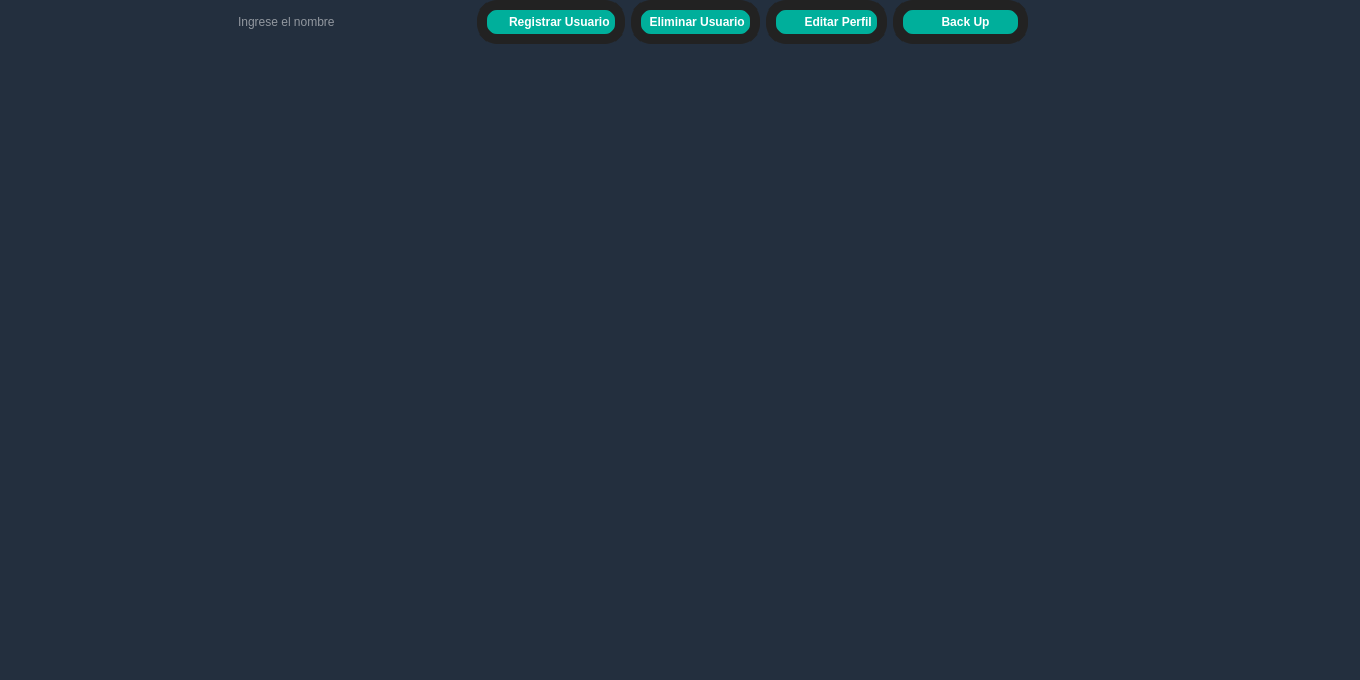
<?xml version="1.0" encoding="UTF-8"?>
<ui version="4.0">
 <class>Form</class>
 <widget class="QWidget" name="Form">
  <property name="geometry">
   <rect>
    <x>0</x>
    <y>0</y>
    <width>1360</width>
    <height>680</height>
   </rect>
  </property>
  <property name="minimumSize">
   <size>
    <width>1360</width>
    <height>680</height>
   </size>
  </property>
  <property name="windowTitle">
   <string>Form</string>
  </property>
  <property name="styleSheet">
   <string notr="true">/*-----QWidget-----*/
QWidget
{
	border: 0;
	background-color: #232F3E;
	color: #fff;
	selection-background-color: #fff;
	selection-color: #000;
}</string>
  </property>
  <layout class="QGridLayout" name="gridLayout_2">
   <property name="leftMargin">
    <number>0</number>
   </property>
   <property name="topMargin">
    <number>0</number>
   </property>
   <property name="rightMargin">
    <number>0</number>
   </property>
   <property name="bottomMargin">
    <number>0</number>
   </property>
   <item row="0" column="0">
    <widget class="QFrame" name="Menuprincipal">
     <property name="sizePolicy">
      <sizepolicy hsizetype="Preferred" vsizetype="Preferred">
       <horstretch>0</horstretch>
       <verstretch>0</verstretch>
      </sizepolicy>
     </property>
     <property name="minimumSize">
      <size>
       <width>300</width>
       <height>0</height>
      </size>
     </property>
     <property name="styleSheet">
      <string notr="true">/*-QPushButton-*/
QPushButton{
	background-color: #00af9b;
	color: #fff;
	min-width: 80px;
	border: 10px solid #222;
	border-radius: 20px;
	padding: 5px;
}

QPushButton::flat{
	background-color: transparent;
	border: none;
	color: #000;
}

QPushButton::disabled{
	background-color: #222;
	color: #959595;
	border-color: #000;
}

QPushButton::hover{
	background-color:#006a9b;
	border-color: #46a2da;
	border-style: ridge;
}

QPushButton::pressed{
	background-color:  #2385b4;
	border: 1px solid #46a2da;
}

QPushButton::checked{
	background-color:#006a9b; 
	border-color: #46a2da;
	border-style: ridge;
}

QPushButton#salir{
	background-color: transparent;
	color: transparent;
	border: none;
}</string>
     </property>
     <property name="frameShape">
      <enum>QFrame::StyledPanel</enum>
     </property>
     <property name="frameShadow">
      <enum>QFrame::Raised</enum>
     </property>
     <layout class="QHBoxLayout" name="horizontalLayout_3">
      <property name="spacing">
       <number>6</number>
      </property>
      <property name="leftMargin">
       <number>0</number>
      </property>
      <property name="topMargin">
       <number>0</number>
      </property>
      <property name="rightMargin">
       <number>0</number>
      </property>
      <property name="bottomMargin">
       <number>0</number>
      </property>
      <item>
       <spacer name="horizontalSpacer">
        <property name="orientation">
         <enum>Qt::Horizontal</enum>
        </property>
        <property name="sizeHint" stdset="0">
         <size>
          <width>20</width>
          <height>20</height>
         </size>
        </property>
       </spacer>
      </item>
      <item>
       <widget class="QLineEdit" name="lineEdit">
        <property name="sizePolicy">
         <sizepolicy hsizetype="Expanding" vsizetype="Fixed">
          <horstretch>0</horstretch>
          <verstretch>0</verstretch>
         </sizepolicy>
        </property>
        <property name="placeholderText">
         <string>Ingrese el nombre</string>
        </property>
        <property name="clearButtonEnabled">
         <bool>true</bool>
        </property>
       </widget>
      </item>
      <item>
       <widget class="QPushButton" name="Registrar_btn">
        <property name="sizePolicy">
         <sizepolicy hsizetype="Preferred" vsizetype="Preferred">
          <horstretch>0</horstretch>
          <verstretch>0</verstretch>
         </sizepolicy>
        </property>
        <property name="minimumSize">
         <size>
          <width>110</width>
          <height>0</height>
         </size>
        </property>
        <property name="font">
         <font>
          <weight>75</weight>
          <bold>true</bold>
         </font>
        </property>
        <property name="text">
         <string>     Registrar Usuario</string>
        </property>
        <property name="icon">
         <iconset resource="../RecursosSTPUI.qrc">
          <normaloff>:/Imagnes MainSTP/MyIconos/id-card-solid.svg</normaloff>:/Imagnes MainSTP/MyIconos/id-card-solid.svg</iconset>
        </property>
        <property name="iconSize">
         <size>
          <width>40</width>
          <height>40</height>
         </size>
        </property>
        <property name="checkable">
         <bool>true</bool>
        </property>
        <property name="checked">
         <bool>false</bool>
        </property>
       </widget>
      </item>
      <item>
       <widget class="QPushButton" name="Eliminar_btn">
        <property name="sizePolicy">
         <sizepolicy hsizetype="Preferred" vsizetype="Preferred">
          <horstretch>0</horstretch>
          <verstretch>0</verstretch>
         </sizepolicy>
        </property>
        <property name="minimumSize">
         <size>
          <width>110</width>
          <height>0</height>
         </size>
        </property>
        <property name="font">
         <font>
          <weight>75</weight>
          <bold>true</bold>
          <kerning>true</kerning>
         </font>
        </property>
        <property name="text">
         <string> Eliminar Usuario</string>
        </property>
        <property name="icon">
         <iconset resource="../RecursosSTPUI.qrc">
          <normaloff>:/Imagnes MainSTP/MyIconos/id-card-solid.svg</normaloff>:/Imagnes MainSTP/MyIconos/id-card-solid.svg</iconset>
        </property>
        <property name="iconSize">
         <size>
          <width>40</width>
          <height>40</height>
         </size>
        </property>
        <property name="checkable">
         <bool>true</bool>
        </property>
        <property name="checked">
         <bool>false</bool>
        </property>
        <property name="autoDefault">
         <bool>false</bool>
        </property>
        <property name="default">
         <bool>false</bool>
        </property>
        <property name="flat">
         <bool>false</bool>
        </property>
       </widget>
      </item>
      <item>
       <widget class="QPushButton" name="Editar_btn">
        <property name="sizePolicy">
         <sizepolicy hsizetype="Preferred" vsizetype="Preferred">
          <horstretch>0</horstretch>
          <verstretch>0</verstretch>
         </sizepolicy>
        </property>
        <property name="minimumSize">
         <size>
          <width>110</width>
          <height>0</height>
         </size>
        </property>
        <property name="font">
         <font>
          <weight>75</weight>
          <bold>true</bold>
         </font>
        </property>
        <property name="text">
         <string>       Editar Perfil</string>
        </property>
        <property name="icon">
         <iconset resource="../RecursosSTPUI.qrc">
          <normaloff>:/Imagnes MainSTP/MyIconos/cogs-solid.svg</normaloff>:/Imagnes MainSTP/MyIconos/cogs-solid.svg</iconset>
        </property>
        <property name="iconSize">
         <size>
          <width>35</width>
          <height>35</height>
         </size>
        </property>
        <property name="checkable">
         <bool>true</bool>
        </property>
        <property name="checked">
         <bool>false</bool>
        </property>
       </widget>
      </item>
      <item alignment="Qt::AlignRight">
       <widget class="QPushButton" name="BackUp_btn">
        <property name="sizePolicy">
         <sizepolicy hsizetype="Preferred" vsizetype="Preferred">
          <horstretch>0</horstretch>
          <verstretch>0</verstretch>
         </sizepolicy>
        </property>
        <property name="minimumSize">
         <size>
          <width>110</width>
          <height>0</height>
         </size>
        </property>
        <property name="font">
         <font>
          <weight>75</weight>
          <bold>true</bold>
         </font>
        </property>
        <property name="layoutDirection">
         <enum>Qt::LeftToRight</enum>
        </property>
        <property name="autoFillBackground">
         <bool>false</bool>
        </property>
        <property name="styleSheet">
         <string notr="true"/>
        </property>
        <property name="text">
         <string>          Back Up       </string>
        </property>
        <property name="icon">
         <iconset resource="../RecursosSTPUI.qrc">
          <normaloff>:/Imagnes MainSTP/MyIconos/database-solid.svg</normaloff>:/Imagnes MainSTP/MyIconos/database-solid.svg</iconset>
        </property>
        <property name="iconSize">
         <size>
          <width>40</width>
          <height>40</height>
         </size>
        </property>
        <property name="checkable">
         <bool>true</bool>
        </property>
        <property name="checked">
         <bool>false</bool>
        </property>
        <property name="autoRepeat">
         <bool>false</bool>
        </property>
        <property name="autoExclusive">
         <bool>false</bool>
        </property>
        <property name="autoDefault">
         <bool>true</bool>
        </property>
        <property name="default">
         <bool>false</bool>
        </property>
        <property name="flat">
         <bool>false</bool>
        </property>
       </widget>
      </item>
      <item>
       <spacer name="horizontalSpacer_2">
        <property name="orientation">
         <enum>Qt::Horizontal</enum>
        </property>
        <property name="sizeHint" stdset="0">
         <size>
          <width>100</width>
          <height>20</height>
         </size>
        </property>
       </spacer>
      </item>
      <item>
       <widget class="QPushButton" name="salir">
        <property name="sizePolicy">
         <sizepolicy hsizetype="Minimum" vsizetype="Preferred">
          <horstretch>0</horstretch>
          <verstretch>0</verstretch>
         </sizepolicy>
        </property>
        <property name="minimumSize">
         <size>
          <width>90</width>
          <height>0</height>
         </size>
        </property>
        <property name="maximumSize">
         <size>
          <width>30</width>
          <height>30</height>
         </size>
        </property>
        <property name="text">
         <string/>
        </property>
        <property name="icon">
         <iconset resource="../RecursosSTPUI.qrc">
          <normaloff>:/Imagnes MainSTP/MyIconos/icono Salir.png</normaloff>:/Imagnes MainSTP/MyIconos/icono Salir.png</iconset>
        </property>
        <property name="iconSize">
         <size>
          <width>26</width>
          <height>26</height>
         </size>
        </property>
        <property name="shortcut">
         <string notr="true"/>
        </property>
        <property name="checkable">
         <bool>false</bool>
        </property>
        <property name="checked">
         <bool>false</bool>
        </property>
       </widget>
      </item>
     </layout>
    </widget>
   </item>
   <item row="1" column="0">
    <widget class="QFrame" name="stage">
     <property name="enabled">
      <bool>true</bool>
     </property>
     <property name="sizePolicy">
      <sizepolicy hsizetype="Preferred" vsizetype="Expanding">
       <horstretch>0</horstretch>
       <verstretch>0</verstretch>
      </sizepolicy>
     </property>
     <property name="maximumSize">
      <size>
       <width>16777215</width>
       <height>16777215</height>
      </size>
     </property>
     <property name="styleSheet">
      <string notr="true"/>
     </property>
     <property name="frameShape">
      <enum>QFrame::StyledPanel</enum>
     </property>
     <property name="frameShadow">
      <enum>QFrame::Raised</enum>
     </property>
     <layout class="QGridLayout" name="gridLayout"/>
    </widget>
   </item>
  </layout>
 </widget>
 <resources>
  <include location="../RecursosSTPUI.qrc"/>
 </resources>
 <connections/>
</ui>
